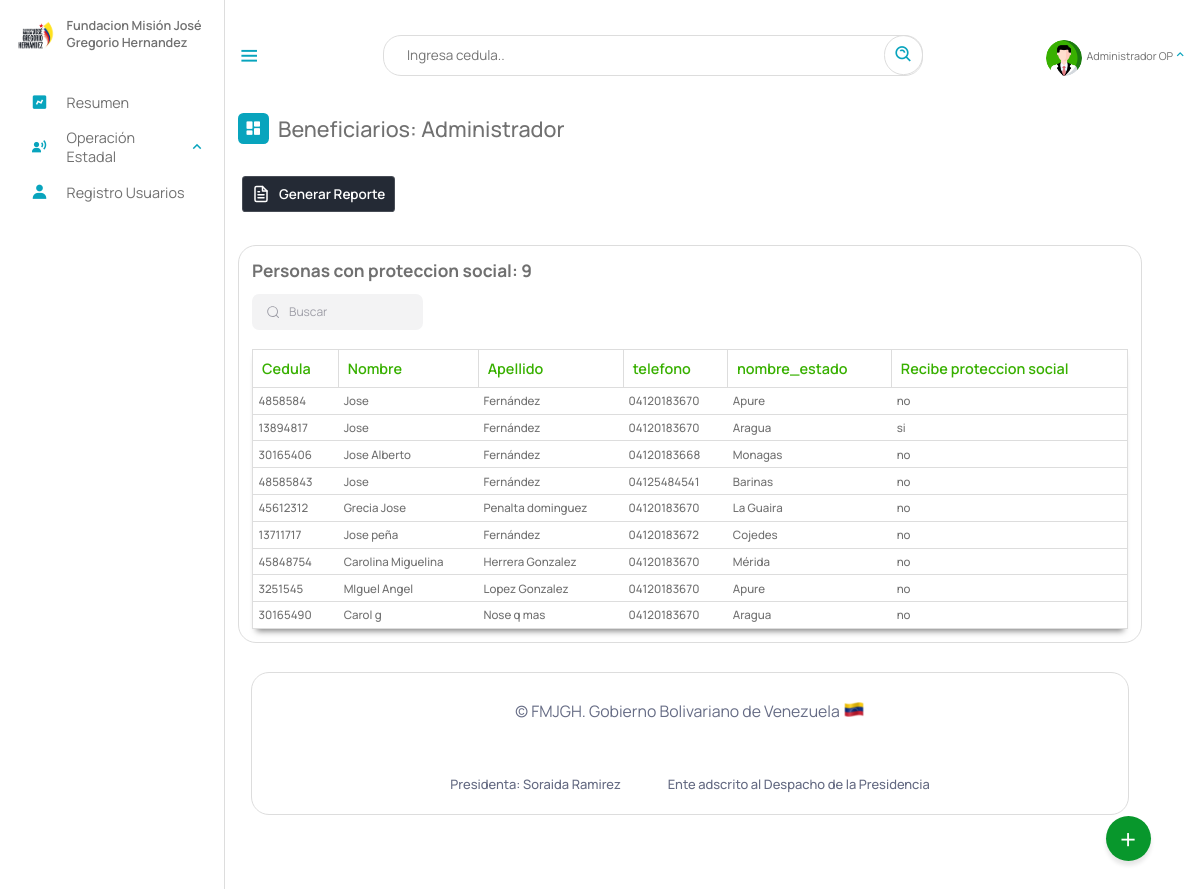
Page /Escritorio/13-proteccionSocial.php (signed in) on the earlier database version.
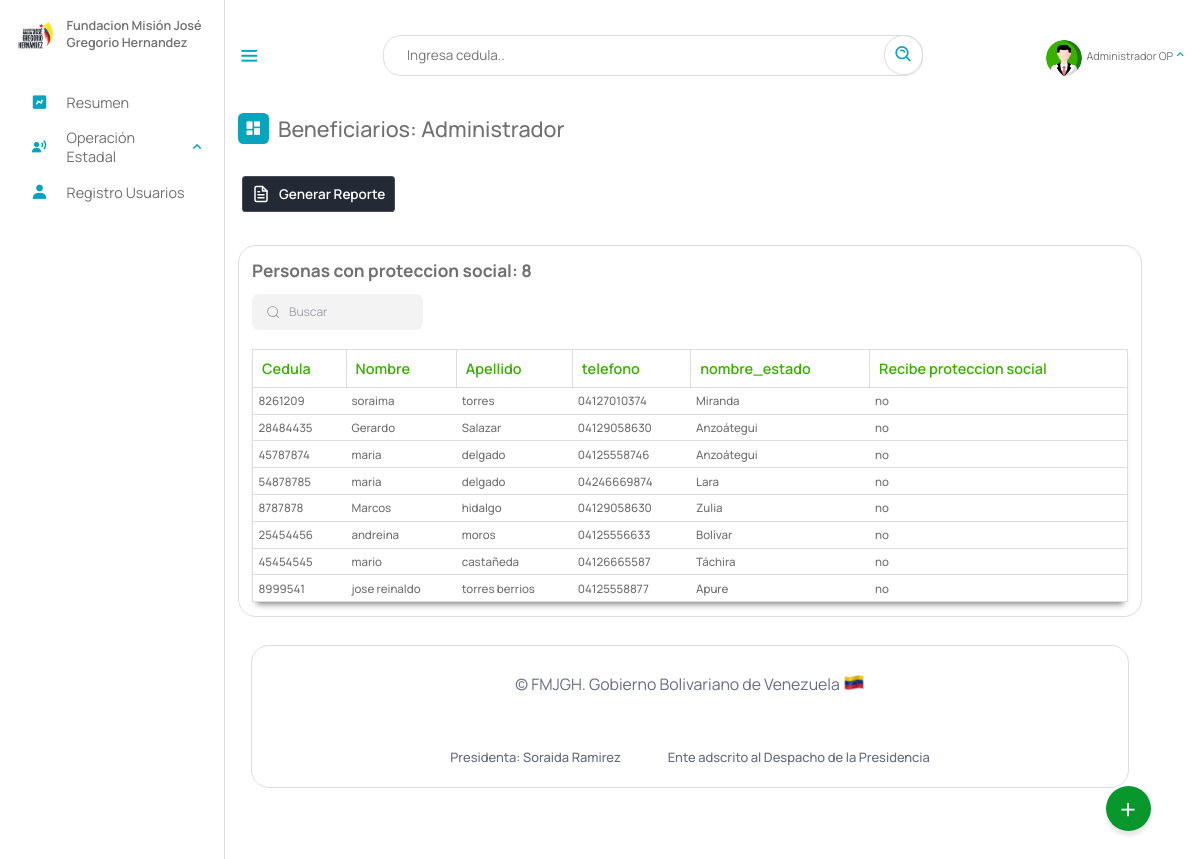
Same page on the later database version.
### tables this page shows
CREATE TABLE `beneficiario` (
  `cedula` int(12) NOT NULL,
  `nombre` text NOT NULL,
  `apellido` text NOT NULL,
  `fecha_naci` date NOT NULL,
  `email` varchar(50) NOT NULL,
  `telefono` varchar(12) NOT NULL,
  `nacionalidad` char(2) NOT NULL,
  `edad` int(2) NOT NULL,
  `sexo` char(1) NOT NULL,
  `edo_civil` text NOT NULL,
  `nro_hijo` int(2) DEFAULT NULL,
  `estado` varchar(10) NOT NULL,
  `municipio` varchar(20) NOT NULL,
  `parroquia` varchar(10) NOT NULL,
  `discapacidad` varchar(10) NOT NULL,
  `atencion_solicitada` varchar(10) NOT NULL,
  `certificado` varchar(50) DEFAULT NULL,
  `registrado_por` text DEFAULT NULL,
  `fecha_registro` date NOT NULL,
  PRIMARY KEY (`cedula`),
  KEY `estado` (`estado`),
  KEY `discapacidad` (`discapacidad`),
  KEY `atencion_solicitada` (`atencion_solicitada`),
  KEY `municipio` (`municipio`),
  KEY `parroquia` (`parroquia`),
  CONSTRAINT `beneficiario_ibfk_1` FOREIGN KEY (`estado`) REFERENCES `estados` (`id_estados`) ON DELETE CASCADE,
  CONSTRAINT `beneficiario_ibfk_2` FOREIGN KEY (`municipio`) REFERENCES `municipios` (`id_municipios`) ON DELETE CASCADE,
  CONSTRAINT `beneficiario_ibfk_3` FOREIGN KEY (`parroquia`) REFERENCES `parroquia` (`id`) ON DELETE CASCADE ON UPDATE CASCADE,
  CONSTRAINT `beneficiario_ibfk_4` FOREIGN KEY (`discapacidad`) REFERENCES `discapacid_e` (`id_e`) ON DELETE CASCADE,
  CONSTRAINT `beneficiario_ibfk_5` FOREIGN KEY (`atencion_solicitada`) REFERENCES `tipoatencion` (`id`) ON DELETE CASCADE
);

CREATE TABLE `estados` (
  `id_estados` varchar(10) NOT NULL,
  `nombre_estado` text NOT NULL,
  `codigo` varchar(255) NOT NULL,
  PRIMARY KEY (`id_estados`)
);

CREATE TABLE `detalles_institucionales` (
  `id` int(11) NOT NULL AUTO_INCREMENT,
  `cedula` int(11) DEFAULT NULL,
  `proteccion_social` char(3) DEFAULT NULL,
  `institucion_registrado` text DEFAULT NULL,
  PRIMARY KEY (`id`),
  KEY `cedula` (`cedula`),
  CONSTRAINT `detalles_institucionales_ibfk_1` FOREIGN KEY (`cedula`) REFERENCES `beneficiario` (`cedula`) ON DELETE CASCADE ON UPDATE CASCADE
);

### php/01-discapacitados.php (called while the page is built, shortened)
<?php
include_once("ManejadorBD.php");
class Discapacitados extends ManejadorBD
{
	private $cnn;
	public function __construct($tipoConexion)
	{
		$this->cnn = parent::conectar($tipoConexion);
	}
	public function PersonasProteccionSocial()
	{
		try {
			$stmt = $this->cnn->prepare("SELECT beneficiario.cedula, beneficiario.nombre, beneficiario.apellido, beneficiario.telefono, estados.nombre_estado, detalles_institucionales.proteccion_social FROM
				beneficiario, estados, detalles_institucionales WHERE
				beneficiario.estado = estados.id_estados and
				beneficiario.cedula = detalles_institucionales.cedula");
			$stmt->setFetchMode(PDO::FETCH_ASSOC);
			$stmt->execute();
			return $stmt->fetchAll();
		} catch (PDOException $error) {
			echo "Error: ejecutando consulta SQL." . $error->getMessage();
			exit();
		}
	}
}

### php/ManejadorBD.php (called while the page is built, shortened)
<?php
	class ManejadorBD extends PDO {
		public $srv	= SRV;
		public $usr	= USR;
		public $pas	= PAS;
		public $dbn	= BDN;
		public function conectar($tipoConexion){
			try{
				switch ($tipoConexion) {
				    case 1:
				        $dsn = "mysql:host=$this->srv;dbname=$this->dbn";
				        break;
				}
				$dbh = new PDO($dsn, $this->usr, $this->pas);
    			$dbh->setAttribute(PDO::ATTR_ERRMODE, PDO::ERRMODE_EXCEPTION);
			}catch(PDOException $error){
                echo "Error al Conectar con la Base de Datos: ".$error->getMessage();
                exit();
			}
            $this->conexionBD = $dbh;
			return $this->conexionBD;
		}
	}
?>

### Escritorio/13-proteccionSocial.php (the view, shortened to what this page needs)
<?php
include_once("partearriba.php");
?>
<div class="dash-contenido">
    <div class="overview">
        <div class="titulo">
            <i class='bx bxs-dashboard'> </i>
            <span class="link-name">Beneficiarios: <?php echo $rol ?></span>
        </div>
    </div>
 <a href=""> <button class="download-button">
        <div class="docs"> Generar Reporte</div>
        <div class="download">
        </div>
    </button></a>
    <div class="tabla-atencion">
        <h2>Personas con proteccion social:
            <?php
            include_once("../php/01-discapacitados.php");
            $aten = new Discapacitados(1);
            $contar = $aten->PersonasProteccionSocial();
            echo count($contar);
            ?>
        </h2>
        <div class="group">
  <input placeholder="Buscar" id= "buscador" type="search" class="inputt">
</div>
<br>
        <table>
            <thead>
                <tr>
                    <th>Cedula</th>
                    <th>Nombre</th>
                    <th>Apellido</th>
                    <th>telefono</th>
                    <th>nombre_estado</th>
                    <th>Recibe proteccion social</th>
                </tr>
            </thead>
            <tbody id="spr">
                <?php
                include_once("../php/01-discapacitados.php");
                $aten = new Discapacitados(1);
                $consulta = $aten->PersonasProteccionSocial();
                if ($consulta) {
                    foreach ($consulta as $registros) {
                ?>
                        <tr>
                            <td><?php echo $registros["cedula"] ?></td>
                            <td><?php echo $registros["nombre"] ?></td>
                            <td><?php echo $registros["apellido"] ?></td>
                            <td><?php echo $registros["telefono"] ?></td>
                            <td><?php echo $registros["nombre_estado"] ?></td>
                            <td><?php echo $registros["proteccion_social"] ?></td>
                        </tr>
                <?php
                    }
                }
                ?>
            </tbody >
        </table>
    </div>
    <?php
    include_once("parteabajo.php");
    ?>

### Escritorio/partearriba.php (shortened to what this page needs)
<!DOCTYPE html>
<html lang="es">
<head>
    <link rel="stylesheet" href="estilo.css">
    <link rel="stylesheet" href="dash.css">
    <link rel="stylesheet" href="02-buttons/01-buttons.css">
    <link href='https://unpkg.com/boxicons@2.1.4/css/boxicons.min.css' rel='stylesheet'>
<link rel="stylesheet" href="https://cdnjs.cloudflare.com/ajax/libs/font-awesome/6.5.2/css/all.min.css" />
</head>
<body>
    <?php
    if (isset($_SESSION['cedula'])) {
        $NombreUsuarioActivo = $_SESSION['nombre'];
        $rol = $_SESSION["rol"];
        $gerencia = $_SESSION['gerencia'];
    }
    switch ($rol) {
        case "1adm":
            $rol = "Administrador";
            break;
    }
    ?>
    <nav class="sidebar">
        <header>
            <div class="image-text">
                <span class="image">
                    <img src="logo3.png" alt="logo">
                </span>
                <div class="text header-text">
                    <span class="name">Fundacion Misión José Gregorio Hernandez</span>
                </div>
            </div>
        </header>
        <ul class="nav-links">
            <li>
                <a href="index.php">
                    <i class='bx bxs-chart'></i>
                    <span class="link-name">Resumen</span>
                </a>
            </li>
            <?php
            if ($gerencia == "4Gtno" || $rol == "Superusuario") {
            ?>
                <li>
                    <div class="ioncn-link">
                        <a>
                            <i class='bx bxs-user-voice'></i>
                            <span class="link-name">Operación Estadal</span>
                        </a>
                        <i class='bx bx-chevron-up'></i>
                    </div>
                </li>
            <?php
            }
            ?>
            <?php
            if ($rol == "Administrador" || $rol == "Superusuario") {
            ?>
                <li>
                    <a href="03-registro.php">
                        <i class='bx bxs-user'></i>
                        <span class="link-name">Registro Usuarios</span>
                    </a>
                </li>
            <?php
            }
            ?>
        </ul>
    </nav>
    <main class="menu-dash">
        <div class="top">
            <i class='bx bx-menu sidebar-toggle'></i>
            <div class="busqueda">
                <input type="text" id="input_search" placeholder="Ingresa cedula..">
                <a href="#" class="search" id="search"><i class='bx bx-search-alt bx-rotate-90'></i></a>
            </div>
            <li>
                <div class="ioncn-link">
                    <a><?php
                            if($_SESSION["profile_photo"]){
                                $ruta = "fotos_perfil/". $_SESSION["profile_photo"];
                            }else{
                                $ruta = "profile.png";
                            }
                        ?>
                        <div class="img-profi">
                             <img src="<?php echo $ruta ?>" alt="">
                        </div>
                        <span class="link_name" id="user_active"><?php echo $NombreUsuarioActivo ?></span>
                    </a>
                    <i class='bx bx-chevron-up'></i>
                </div>
            </li>
        </div>
        <div class="action">
            <span class="abrir" onclick="actionToggle()">+</span>
        </div>

### Escritorio/parteabajo.php (shortened to what this page needs)
<div class="footer__info container">
    <span class="footer_copy">
        &#169; FMJGH. Gobierno Bolivariano de Venezuela <img src="ve.png">
    </span>
    <br><br>
    <div class="footer__privacy">
        <a>Presidenta: Soraida Ramirez</a>
        <a>Ente adscrito al Despacho de la Presidencia</a>
    </div>
</div>
</div>
</main>
</body>
</html>

### Escritorio/dash.css (style rules this page uses)
.dash-contenido .tabla-atencion { margin-top: 2rem; border: 1px solid #ddd; border-radius: 20px; padding: 15px; display: flex; flex-direction: column; justify-content: start; align-items: self-start; overflow: auto; }
.dash-contenido .tabla-atencion h2 { margin-bottom: 0.8rem; font-size: 1.2rem; color: #707070; }
.dash-contenido .tabla-atencion table { background-color: #fff; box-shadow: 0 6px 7px -4px rgba(0, 0, 0, 0.5); width: 100%; border: 1px solid #ddd; text-align: left; color: #707070; font-size: 1rem; border-collapse: collapse; transition: .8s; }
.dash-contenido .tabla-atencion table thead th { color: #38b000; font-weight: 600; border: solid 1px #ddd; padding: 10px; }
.dash-contenido .tabla-atencion table tbody td { font-size: .8rem; font-weight: 500; padding: 6px; border-bottom: 1px solid #ddd; }
.download-button { margin-bottom: 20px; position: relative; cursor: pointer; border-width: 0; color: white; font-size: 15px; font-weight: 600; border-radius: 4px; z-index: 1; margin: 5px; }
.download-button .docs { display: flex; align-items: center; justify-content: space-between; gap: 10px; min-height: 40px; padding: 0 10px; border-radius: 4px; z-index: 1; background-color: #242a35; border: solid 1px #e8e8e82d; transition: all .5s cubic-bezier(0.77, 0, 0.175, 1); }
.download { position: absolute; inset: 0; display: flex; align-items: center; justify-content: center; max-width: 90%; margin: 0 auto; z-index: -1; border-radius: 4px; transform: translateY(0%); background-color: #01e056; border: solid 1px #01e0572d; transition: all .5s cubic-bezier(0.77, 0, 0.175, 1); }
.footer__info, .footer__privacy { display: flex; }
.footer__info { padding-bottom: 1.5rem; margin-top: 2rem; flex-direction: column; text-align: center; row-gap: 0.5rem; }
.footer_copy { color:hsl(228, 13%, 46%) ; font-size: 1.1rem; }
.footer__copy, .footer__privacy a { font-size: .90rem; font-weight: 500; color: hsl(228, 13%, 45%); }
.footer__privacy { justify-content: center; column-gap: 3.25rem; }
.search { --input-line: #1F2937; --input-text-color: #fff; --input-text-hover-color: transparent; --input-border-color: none; --input-border-hover-color: transparent; --input-bg-color: #fff; --search-max-width: 500px; --search-min-width: 500px; --border-radius: 15px; --transition-cubic-bezier: 150ms cubic-bezier(0.4,0,0.2,1); }

### Escritorio/02-buttons/01-buttons.css (style rules this page uses)
body { margin: 0; padding: 0; }

Differences in the rows shown:
removed beneficiario: cedula "4858584", nombre "Jose", apellido "Fernández", telefono "04120183670", estado.nombre_estado "Apure", detalles_institucionales.proteccion_social "no"
removed beneficiario: cedula "13894817", nombre "Jose", apellido "Fernández", telefono "04120183670", estado.nombre_estado "Aragua", detalles_institucionales.proteccion_social "si"
removed beneficiario: cedula "30165406", nombre "Jose Alberto", apellido "Fernández", telefono "04120183668", estado.nombre_estado "Monagas", detalles_institucionales.proteccion_social "no"
removed beneficiario: cedula "48585843", nombre "Jose", apellido "Fernández", telefono "04125484541", estado.nombre_estado "Barinas", detalles_institucionales.proteccion_social "no"
removed beneficiario: cedula "45612312", nombre "Grecia Jose", apellido "Penalta dominguez", telefono "04120183670", estado.nombre_estado "La Guaira", detalles_institucionales.proteccion_social "no"
removed beneficiario: cedula "13711717", nombre "Jose peña", apellido "Fernández", telefono "04120183672", estado.nombre_estado "Cojedes", detalles_institucionales.proteccion_social "no"
removed beneficiario: cedula "45848754", nombre "Carolina Miguelina", apellido "Herrera Gonzalez", telefono "04120183670", estado.nombre_estado "Mérida", detalles_institucionales.proteccion_social "no"
removed beneficiario: cedula "3251545", nombre "MIguel Angel", apellido "Lopez Gonzalez", telefono "04120183670", estado.nombre_estado "Apure", detalles_institucionales.proteccion_social "no"
removed beneficiario: cedula "30165490", nombre "Carol g", apellido "Nose q mas", telefono "04120183670", estado.nombre_estado "Aragua", detalles_institucionales.proteccion_social "no"
added beneficiario: cedula "8261209", nombre "soraima", apellido "torres", telefono "04127010374", estado.nombre_estado "Miranda", detalles_institucionales.proteccion_social "no"
added beneficiario: cedula "28484435", nombre "Gerardo", apellido "Salazar", telefono "04129058630", estado.nombre_estado "Anzoátegui", detalles_institucionales.proteccion_social "no"
added beneficiario: cedula "45787874", nombre "maria", apellido "delgado", telefono "04125558746", estado.nombre_estado "Anzoátegui", detalles_institucionales.proteccion_social "no"
added beneficiario: cedula "54878785", nombre "maria", apellido "delgado", telefono "04246669874", estado.nombre_estado "Lara", detalles_institucionales.proteccion_social "no"
added beneficiario: cedula "8787878", nombre "Marcos", apellido "hidalgo", telefono "04129058630", estado.nombre_estado "Zulia", detalles_institucionales.proteccion_social "no"
added beneficiario: cedula "25454456", nombre "andreina", apellido "moros", telefono "04125556633", estado.nombre_estado "Bolívar", detalles_institucionales.proteccion_social "no"
added beneficiario: cedula "45454545", nombre "mario", apellido "castañeda", telefono "04126665587", estado.nombre_estado "Táchira", detalles_institucionales.proteccion_social "no"
added beneficiario: cedula "8999541", nombre "jose reinaldo", apellido "torres berrios", telefono "04125558877", estado.nombre_estado "Apure", detalles_institucionales.proteccion_social "no"
Other differences:
count($contar): "9" → "8"
